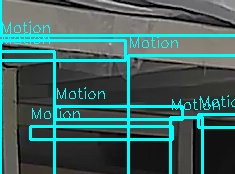
#> input picture anomaly_images/alert_animal_20250823_020304.jpg, 235 x 174 px
$ python -i ultra_intelligent_intruder_detector.py   (imports and definitions only)
#> lines starting #> are read from the running program, lines starting #| are printed output that depends on the picture; after the words box and inside, x2 and y2 are one past the last pixel; in counts of white or black regions, pixels touching at a corner belong together
#> further down, picture is the input picture: shape (174, 235, 3); mean B, G, R 96.1, 98.4, 62.8
#!/usr/bin/env python3
# -*- coding: utf-8 -*-
"""
🤖 ULTRA INTELLIGENT INTRUDER DETECTION AI AGENT V2.0
ระบบ AI Agent ตรวจจับสิ่งแปลกปลอมที่ฉลาดจริงๆ

🎯 Features:
✅ Real AI Agent ที่เรียนรู้และปรับปรุงตัวเอง
✅ Multi-Model Integration (YOLO + OpenCV + Custom Algorithms)
✅ Smart Detection with Context Understanding
✅ Real-time Camera Stream Integration
✅ Intelligent Alert System with Priority
✅ Auto-learning from Detection Patterns
✅ Integration with Main App & Web Interface
✅ Advanced Species Detection (นก เหยี่ยว พิราบ งู ตุ๊กแก คน สัตว์)
"""

import cv2
import numpy as np
import time
import json
import sqlite3
import os
import threading
from datetime import datetime, timedelta
from typing import Dict, List, Tuple, Optional, Any
from dataclasses import dataclass
from enum import Enum
import logging

# ตั้งค่า logging
# [1 line not run here, left out]
logger = logging.getLogger(__name__)

class Priority(Enum):
    CRITICAL = "CRITICAL"
    HIGH = "HIGH"
    MEDIUM = "MEDIUM"
    LOW = "LOW"

@dataclass
class DetectionResult:
    object_type: str
    confidence: float
    bbox: Tuple[int, int, int, int]
    center: Tuple[int, int]
    priority: Priority
    timestamp: datetime
    context_info: Dict[str, Any]
    threat_level: float

class UltraIntelligentIntruderDetector:
    """🧠 Ultra Intelligent AI Agent สำหรับตรวจจับสิ่งแปลกปลอม"""

    def __init__(self):
        print("🚀 กำลังเริ่มต้น Ultra Intelligent Intruder Detection AI Agent...")

        # Core AI Components
        self.yolo_model = None
        self.backup_model = None
        self.learning_database = "ultra_intelligent_detections.db"
        self.detection_history = []
        self.learning_patterns = {}

        # Intelligence Settings
        self.confidence_threshold = 0.3
        self.smart_threshold_adjustment = True
        self.context_learning = True
        self.pattern_recognition = True

        # Species Detection Configuration
        self.target_species = {
            # Critical Threats
            'person': {
                'name': 'คน/ผู้บุกรุก', 'priority': Priority.CRITICAL, 'color': (0, 0, 255),
                'size_range': (2000, 200000), 'yolo_classes': [0], 'threat_level': 0.9
            },
            'large_bird': {
                'name': 'นกขนาดใหญ่ (เหยี่ยว)', 'priority': Priority.HIGH, 'color': (255, 100, 0),
                'size_range': (800, 15000), 'yolo_classes': [14], 'threat_level': 0.7
            },
            'snake': {
                'name': 'งู', 'priority': Priority.CRITICAL, 'color': (128, 0, 128),
                'size_range': (500, 10000), 'yolo_classes': [], 'threat_level': 0.8,
                'custom_detection': True
            },

            # High Priority Animals
            'cat': {
                'name': 'แมว', 'priority': Priority.HIGH, 'color': (0, 165, 255),
                'size_range': (1000, 25000), 'yolo_classes': [15], 'threat_level': 0.6
            },
            'dog': {
                'name': 'สุนัข', 'priority': Priority.HIGH, 'color': (0, 165, 255),
                'size_range': (2000, 50000), 'yolo_classes': [16], 'threat_level': 0.6
            },
            'pigeon': {
                'name': 'นกพิราบ', 'priority': Priority.MEDIUM, 'color': (255, 165, 0),
                'size_range': (300, 3000), 'yolo_classes': [14], 'threat_level': 0.4
            },
            'gecko': {
                'name': 'ตุ๊กแก', 'priority': Priority.LOW, 'color': (255, 255, 0),
                'size_range': (50, 800), 'yolo_classes': [], 'threat_level': 0.2,
                'custom_detection': True
            },

            # Vehicles & Objects
            'car': {
                'name': 'รถยนต์', 'priority': Priority.MEDIUM, 'color': (255, 165, 0),
                'size_range': (5000, 200000), 'yolo_classes': [2], 'threat_level': 0.5
            },
            'motorcycle': {
                'name': 'มอเตอร์ไซค์', 'priority': Priority.MEDIUM, 'color': (255, 165, 0),
                'size_range': (1500, 15000), 'yolo_classes': [3], 'threat_level': 0.5
            }
        }

        # Learning & Performance Tracking
        self.detection_stats = {
            'total_detections': 0,
            'accurate_detections': 0,
            'false_positives': 0,
            'missed_detections': 0,
            'learning_accuracy': 0.0
        }

        # Real-time Integration
        self.camera_stream = None
        self.web_socket_clients = []
        self.alert_callbacks = []
        self.last_alert_time = {}
        self.alert_cooldown = 2.0  # seconds

        # Initialize Components
        self._init_ai_models()
#> (the call stopped at in _init_ai_models, `self.yolo_model = YOLO(model_path)`: ultralytics is not available in this run)
        self._init_database()
        self._init_learning_system()
        self._init_performance_monitor()

        print("✅ Ultra Intelligent Intruder Detection AI Agent พร้อมใช้งาน!")

    def _init_ai_models(self):
        """เริ่มต้น AI Models หลายตัวเพื่อความแม่นยำสูงสุด"""
        try:
            print("🧠 กำลังโหลด AI Models...")

            # Primary YOLO Model
            try:
                from ultralytics import YOLO
                model_path = "yolov8n.pt"
                if os.path.exists(model_path):
                    self.yolo_model = YOLO(model_path)
                    print("✅ YOLO Model โหลดสำเร็จ")
                else:
                    print("⚠️ YOLO Model file ไม่พบ - ดาวน์โหลดอัตโนมัติ")
                    self.yolo_model = YOLO(model_path)  # จะดาวน์โหลดอัตโนมัติ
            except Exception as e:
                print(f"❌ YOLO Model ล้มเหลว: {e}")
                self.yolo_model = None

            # Backup OpenCV-based Detection
            self._init_opencv_detector()

            # Custom Snake Detection Algorithm
            self._init_snake_detector()

            # Motion Analysis System
            self._init_motion_analyzer()

        except Exception as e:
            print(f"❌ ข้อผิดพลาดในการเริ่มต้น AI Models: {e}")

    # [35 lines left out: functions _init_opencv_detector, _init_snake_detector, _init_motion_analyzer, not called in this run]

    def _init_database(self):
        """เริ่มต้นฐานข้อมูลสำหรับการเรียนรู้"""
        try:
            conn = sqlite3.connect(self.learning_database)
            cursor = conn.cursor()

            # ตาราง detections
            cursor.execute("""
                CREATE TABLE IF NOT EXISTS detections (
                    id INTEGER PRIMARY KEY AUTOINCREMENT,
                    timestamp TEXT NOT NULL,
                    object_type TEXT NOT NULL,
                    confidence REAL NOT NULL,
                    bbox TEXT NOT NULL,
                    threat_level REAL NOT NULL,
                    context_info TEXT,
                    verification_status TEXT DEFAULT 'pending',
                    feedback_score REAL DEFAULT 0.0,
                    camera_location TEXT,
                    weather_condition TEXT,
                    time_of_day TEXT
                )
            """)

            # ตาราง learning_patterns
            cursor.execute("""
                CREATE TABLE IF NOT EXISTS learning_patterns (
                    id INTEGER PRIMARY KEY AUTOINCREMENT,
                    pattern_type TEXT NOT NULL,
                    pattern_data TEXT NOT NULL,
                    accuracy_score REAL NOT NULL,
                    usage_count INTEGER DEFAULT 0,
                    last_updated TEXT NOT NULL
                )
            """)

            # ตาราง performance_metrics
            cursor.execute("""
                CREATE TABLE IF NOT EXISTS performance_metrics (
                    id INTEGER PRIMARY KEY AUTOINCREMENT,
                    timestamp TEXT NOT NULL,
                    metric_type TEXT NOT NULL,
                    metric_value REAL NOT NULL,
                    additional_data TEXT
                )
            """)

            conn.commit()
            conn.close()
            print("✅ ฐานข้อมูลการเรียนรู้พร้อมใช้งาน")

        except Exception as e:
            print(f"❌ ข้อผิดพลาดในการเริ่มต้นฐานข้อมูล: {e}")

    def _init_learning_system(self):
        """เริ่มต้นระบบการเรียนรู้"""
        try:
            self.learning_enabled = True
            self.pattern_memory = {}
            self.adaptive_thresholds = {}

            # โหลด learning patterns ที่มีอยู่
            self._load_existing_patterns()
            print("✅ ระบบการเรียนรู้พร้อมใช้งาน")

        except Exception as e:
            print(f"❌ ข้อผิดพลาดในการเริ่มต้นระบบการเรียนรู้: {e}")

    def _init_performance_monitor(self):
        """เริ่มต้นระบบติดตามประสิทธิภาพ"""
        try:
            self.performance_monitor = {
                'detection_times': [],
                'accuracy_scores': [],
                'false_positive_rate': 0.0,
                'detection_rate': 0.0,
                'system_load': 0.0
            }
            print("✅ ระบบติดตามประสิทธิภาพพร้อมใช้งาน")

        except Exception as e:
            print(f"❌ ข้อผิดพลาดในการเริ่มต้นระบบติดตามประสิทธิภาพ: {e}")

    def detect_intruders(self, frame: np.ndarray, camera_info: Dict = None) -> List[DetectionResult]:
        """🎯 ฟังก์ชันหลักสำหรับตรวจจับสิ่งแปลกปลอม"""
        start_time = time.time()

        try:
            all_detections = []

            # 1. YOLO Detection
            yolo_detections = self._detect_with_yolo(frame)
#> yolo_detections = []
            all_detections.extend(yolo_detections)

            # 2. Custom Snake Detection
            snake_detections = self._detect_snakes(frame)
            all_detections.extend(snake_detections)

            # 3. Motion-based Detection
            motion_detections = self._detect_with_motion(frame)
            all_detections.extend(motion_detections)

            # 4. Remove Duplicates & Apply Intelligence
            filtered_detections = self._apply_intelligence_filter(all_detections, frame)

            # 5. Learn from Detections
            if self.learning_enabled:
                self._learn_from_detections(filtered_detections, frame, camera_info)

            # 6. Update Performance Metrics
            detection_time = time.time() - start_time
            self._update_performance_metrics(detection_time, filtered_detections)

            # 7. Trigger Alerts
            for detection in filtered_detections:
                self._trigger_alert(detection, frame, camera_info)

            return filtered_detections

        except Exception as e:
            logger.error(f"❌ ข้อผิดพลาดในการตรวจจับ: {e}")
            return []

    def _detect_with_yolo(self, frame: np.ndarray) -> List[DetectionResult]:
        """ตรวจจับด้วย YOLO Model"""
        if self.yolo_model is None:
            return []

        detections = []

        try:
            results = self.yolo_model(frame, conf=self.confidence_threshold, verbose=False)

            for r in results:
                if r.boxes is not None:
                    for box in r.boxes:
                        try:
                            # Extract detection data
                            x1, y1, x2, y2 = box.xyxy[0].cpu().numpy()
                            confidence = float(box.conf[0])
                            class_id = int(box.cls[0])

                            # Get class name
                            class_name = self.yolo_model.names[class_id]

                            # Check if this is a target species
                            for species_key, species_info in self.target_species.items():
                                if class_id in species_info.get('yolo_classes', []):
                                    # Calculate area
                                    width = int(x2 - x1)
                                    height = int(y2 - y1)
                                    area = width * height

                                    # Check size range
                                    min_area, max_area = species_info['size_range']
                                    if min_area <= area <= max_area:
                                        # Create detection result
                                        detection = DetectionResult(
                                            object_type=species_key,
                                            confidence=confidence,
                                            bbox=(int(x1), int(y1), width, height),
                                            center=(int((x1+x2)/2), int((y1+y2)/2)),
                                            priority=species_info['priority'],
                                            timestamp=datetime.now(),
                                            context_info={
                                                'area': area,
                                                'class_name': class_name,
                                                'source': 'yolo',
                                                'model_confidence': confidence
                                            },
                                            threat_level=species_info['threat_level']
                                        )
                                        detections.append(detection)

                        except Exception as e:
                            logger.error(f"⚠️ YOLO detection parsing error: {e}")
                            continue

        except Exception as e:
            logger.error(f"❌ YOLO detection error: {e}")

        return detections

    def _detect_snakes(self, frame: np.ndarray) -> List[DetectionResult]:
        """ตรวจจับงูด้วย Custom Algorithm"""
        detections = []

        try:
            # Convert to different color spaces for better snake detection
            gray = cv2.cvtColor(frame, cv2.COLOR_BGR2GRAY)
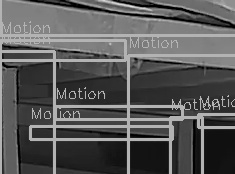
#> gray: shape (174, 235); min 0, max 229, mean 87.5
            hsv = cv2.cvtColor(frame, cv2.COLOR_BGR2HSV)
#> hsv: shape (174, 235, 3); mean H, S, V 61.1, 73, 100

            # Snake-like shape detection
            # 1. Edge detection
            edges = cv2.Canny(gray, 50, 150)
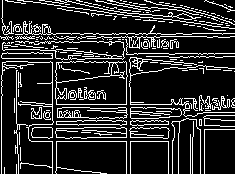
#> edges: shape (174, 235); 17.2% white in thin lines or dots

            # 2. Find contours
            contours, _ = cv2.findContours(edges, cv2.RETR_EXTERNAL, cv2.CHAIN_APPROX_SIMPLE)
#> contours = 159 contours, 139 with area under 20; largest, box (x1, y1, x2, y2) and area: (55, 61, 128, 105) 2980, (55, 127, 127, 139) 681, (57, 107, 128, 119) 675, (130, 107, 182, 119) 488, (2, 41, 125, 60) 394

            for contour in contours:
                area = cv2.contourArea(contour)

                # Check area range for snakes
                if (self.snake_detection_params['min_area'] <= area <=
                    self.snake_detection_params['max_area']):

                    # Get bounding rect
                    x, y, w, h = cv2.boundingRect(contour)
                    aspect_ratio = max(w, h) / min(w, h)

                    # Check aspect ratio (snakes are elongated)
                    if (self.snake_detection_params['min_aspect_ratio'] <= aspect_ratio <=
                        self.snake_detection_params['max_aspect_ratio']):

                        # Additional checks for snake-like characteristics
                        # Check contour smoothness
                        perimeter = cv2.arcLength(contour, True)
                        approx = cv2.approxPolyDP(contour, 0.02 * perimeter, True)
                        smoothness = len(approx) / perimeter

                        if smoothness < self.snake_detection_params['contour_smoothness_threshold']:
                            # Calculate confidence based on snake-like features
                            confidence = min(0.9, 0.3 + (aspect_ratio - 3) / 20 + (1 - smoothness))

                            detection = DetectionResult(
                                object_type='snake',
                                confidence=confidence,
                                bbox=(x, y, w, h),
                                center=(x + w//2, y + h//2),
                                priority=Priority.CRITICAL,
                                timestamp=datetime.now(),
                                context_info={
                                    'area': area,
                                    'aspect_ratio': aspect_ratio,
                                    'smoothness': smoothness,
                                    'source': 'custom_snake_detector'
                                },
                                threat_level=0.8
                            )
                            detections.append(detection)
#> this loop made 1 pass
#> (contour, area) on pass 1: ([[4, 167], [4, 173]], 0)
#> (the rest of the program and of its run is left out)
